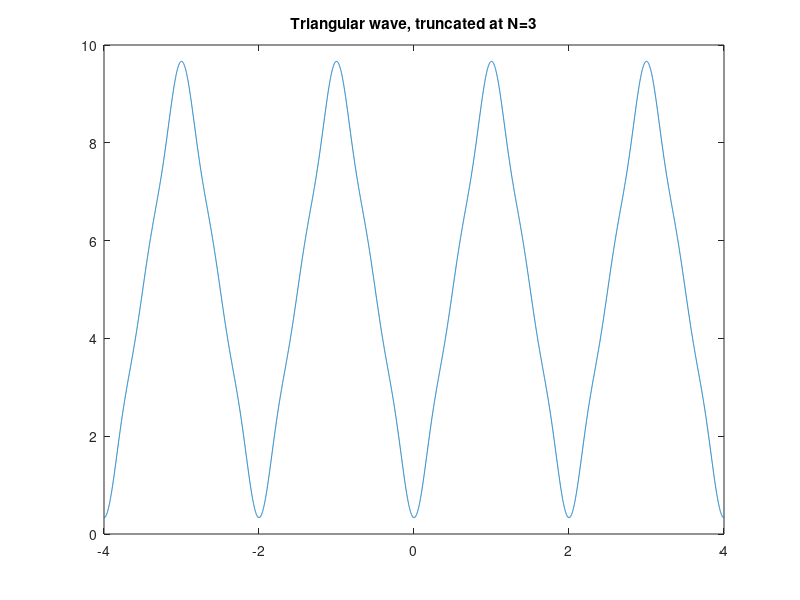
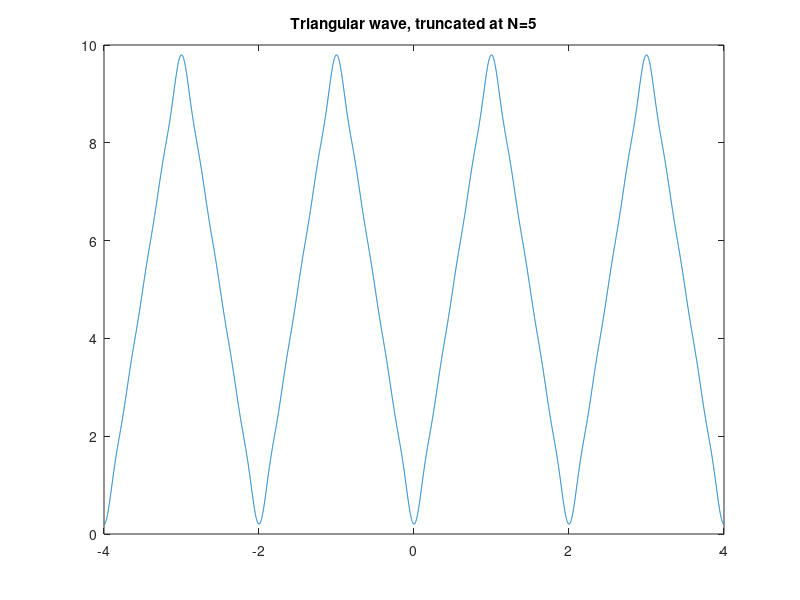
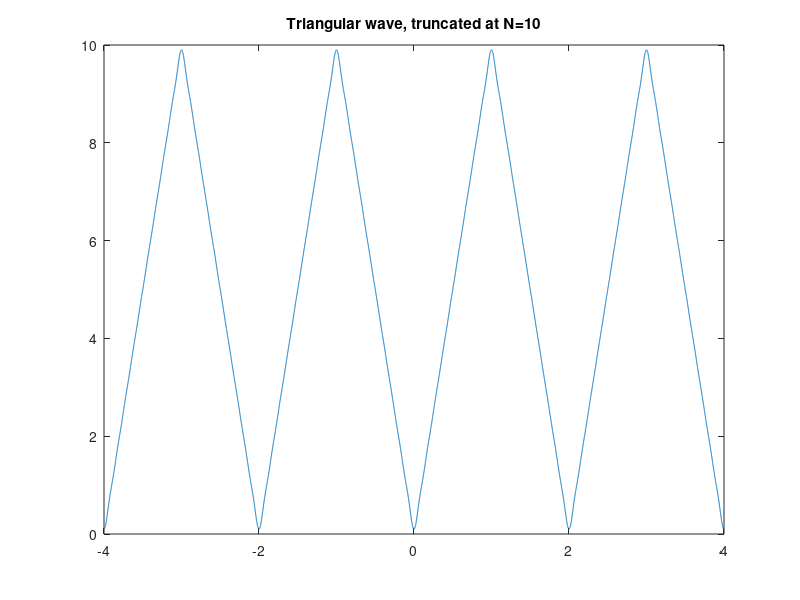
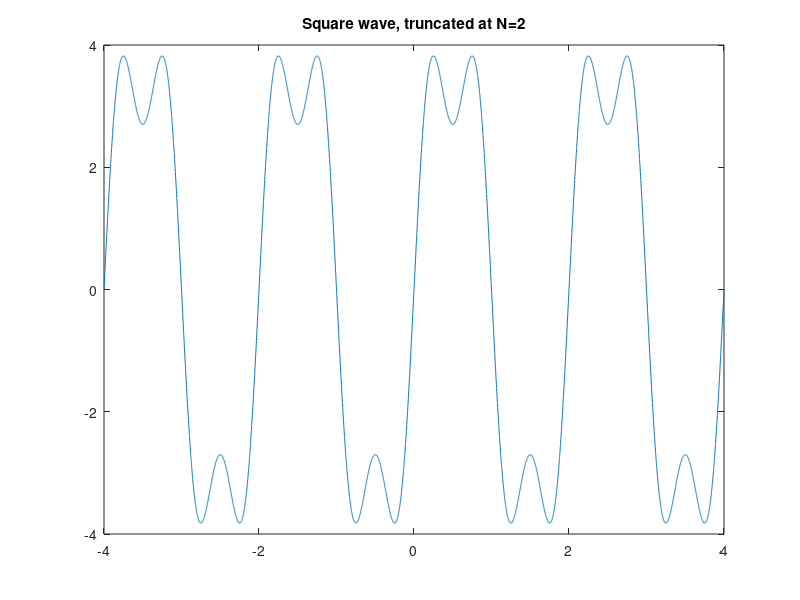

These charts were generated, in order, by the following MATLAB code: (Note: this script raises an error after producing the figures.)
%% Session 5 - Fourier Series and Fourier Transform
% Signals and Systems Lab - OUSL
% Requires the Symbolic Math Toolbox for fourier/ifourier.

%% 1. Triangular wave Fourier series (truncated)
A = 10; T = 2; w0 = 2*pi/T;
t = -2*T:0.001:2*T;

for N = [3 5 10]
    Xt = A/2 * ones(size(t));
    for n = 1:N
        Xt = Xt - (4*A/pi^2) * (1/(2*n-1)^2) * cos((2*n-1)*w0*t);
    end
    figure; plot(t, Xt);
    title(sprintf('Triangular wave, truncated at N=%d', N));
end

%% 2. Square wave Fourier series (truncated)
for N = [2 5]
    Xt = zeros(size(t));
    for n = 1:N
        Xt = Xt + (4*A/pi^2) * (1/(2*n-1)) * sin((2*n-1)*w0*t);
    end
    figure; plot(t, Xt);
    title(sprintf('Square wave, truncated at N=%d', N));
end

%% 3. Exponential Fourier series line spectrum for f(t) = t, -1<t<1
n3 = -10:10;
Cn = zeros(size(n3));
for i = 1:length(n3)
    nn = n3(i);
    if nn == 0
        Cn(i) = 0;
    else
        Cn(i) = (-1)^nn * (1i / (nn*pi));
    end
end
figure; stem(n3, abs(Cn)); title('Magnitude line spectrum');
figure; stem(n3, angle(Cn)); title('Phase line spectrum');

%% 4. Fourier transform via symbolic toolbox
syms t s w
Xt4 = heaviside(t-2) - exp(-2*t)*heaviside(t);
Xw4 = fourier(Xt4, t, w);
Xw4 = pretty(simplify(Xw4))

%% 5. Inverse Fourier transform
Xw5 = 2*1i*w / (1 + 1i*w);
xt5 = ifourier(Xw5, w, t)

%% 6. Magnitude and phase plot of H(jw)
num6 = [100 0 0];
den6 = [1 25 50 400 6000];
sys6 = tf(num6, den6);
figure; bode(sys6); title('H(j\omega) magnitude & phase');
